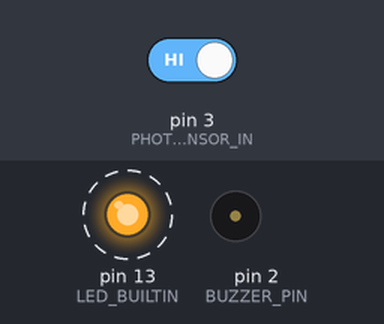
Bench run of a sketch on a simulated Arduino Uno, built with avr-gcc and run on an emulated ATmega328P. Parts: output pins drawn as LEDs (lit = HIGH), buzzer (waves = sounding, pin HIGH). Dashed ring = blinking. The inputs (shaded band) are chosen by the test bench; at power-on: pin 3 (PHOTO_SENSOR_IN) HIGH.

Above: at 1.1 s.
1.5 s: pin 3 (PHOTO_SENSOR_IN) driven LOW
At 2.1 s:
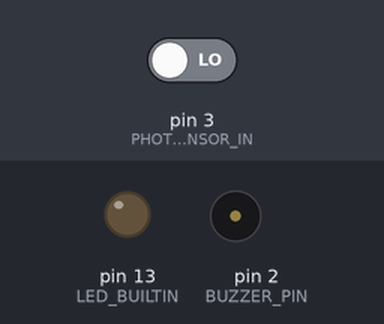
3.1 s: pin 3 (PHOTO_SENSOR_IN) driven HIGH
At 8.3 s:
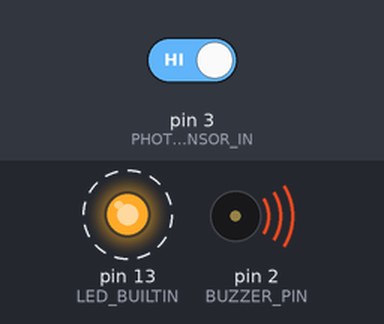
Timing chart, 0 to 15.1 s (numbered marks = the images above; inputs shaded):
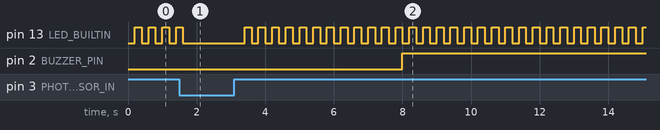

The sketch:

Stehpinkelalarm.ino
```cpp
#define BUZZER_PIN 2
#define PHOTO_SENSOR_IN 3
#define BLINK_DELAY 200
#define ALARM_THRESHOLD (5000/BLINK_DELAY) //in ms


// the setup function runs once when you press reset or power the board
void setup() {
  // initialize digital pin LED_BUILTIN as an output.
  pinMode(LED_BUILTIN, OUTPUT);
  pinMode(BUZZER_PIN, OUTPUT);
  pinMode(PHOTO_SENSOR_IN, INPUT_PULLUP);
  digitalWrite(LED_BUILTIN, LOW);
  digitalWrite(BUZZER_PIN, LOW);

}

boolean led_state=false;
int     sensor_blocked;

// the loop function runs over and over again forever
void loop() {
  delay(BLINK_DELAY);

  if (digitalRead(PHOTO_SENSOR_IN)) {//sensor is blocked

    sensor_blocked++;//increase counter for blocked time

    //if blocked for long enough switch on buzzer
    if (sensor_blocked>=ALARM_THRESHOLD) digitalWrite(BUZZER_PIN, HIGH);

    //toggle led
    if (led_state==true) led_state= false;
    else led_state=true;
    digitalWrite(LED_BUILTIN,led_state);


  } else{//sensor is not blocked
    sensor_blocked=0;
    digitalWrite(LED_BUILTIN, LOW);
    digitalWrite(BUZZER_PIN, LOW);
  }
}
```

Measured:
- after the input at 1.5 s, pin 13 (LED_BUILTIN): goes on until 1.6 s, then stays LOW
- after the input at 3.1 s, pin 13 (LED_BUILTIN): alternates HIGH for 0.20 s and LOW for 0.20 s, starting after 0.30 s; pin 2 (BUZZER_PIN): LOW → HIGH after 4.9 s
- by itself, pin 13 (LED_BUILTIN): alternates HIGH for 0.20 s and LOW for 0.20 s
